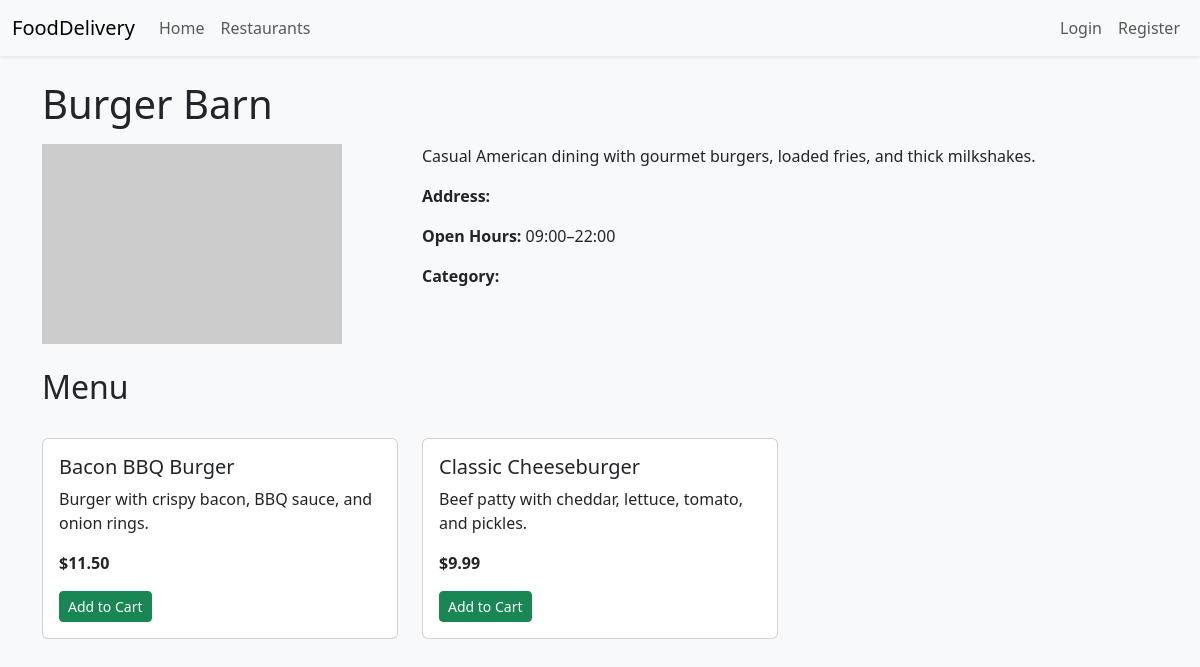
/restaurants/5/, run on the app's committed database.
### restaurants/models.py (models this page shows, shortened)
class Restaurant(models.Model):
    name = models.CharField(max_length=255)
    description = models.TextField(blank=True)
    address = models.CharField(max_length=255, blank=True)
    image = models.ImageField(upload_to='restaurants/', blank=True, null=True)
    open_hours = models.CharField(max_length=255, blank=True)
    category = models.CharField(max_length=100, blank=True)
    is_open = models.BooleanField(default=True)
    owner = models.ForeignKey(
        settings.AUTH_USER_MODEL,
        on_delete=models.CASCADE,
        related_name='owned_restaurants',
        help_text='The owner of this restaurant',
    )
    created_at = models.DateTimeField(auto_now_add=True)
    updated_at = models.DateTimeField(auto_now=True)
    class Meta:
        ordering = ['name']

class Product(models.Model):
    restaurant = models.ForeignKey(
        Restaurant,
        on_delete=models.CASCADE,
        related_name='products',
        help_text='Restaurant that offers this product',
    )
    name = models.CharField(max_length=255)
    description = models.TextField(blank=True)
    price = models.DecimalField(max_digits=8, decimal_places=2)
    quantity = models.PositiveIntegerField(default=0)
    category = models.CharField(max_length=100, blank=True)
    image = models.ImageField(upload_to='products/', blank=True, null=True)
    is_available = models.BooleanField(default=True)
    created_at = models.DateTimeField(auto_now_add=True)
    updated_at = models.DateTimeField(auto_now=True)
    class Meta:
        ordering = ['name']

### restaurants/views.py (the view)
# urls.py: path('<int:pk>/', RestaurantDetailView.as_view(), name='detail'),
class RestaurantDetailView(DetailView):
    model = Restaurant
    template_name = 'restaurants/restaurant_detail.html'
    context_object_name = 'restaurant'
    def get_context_data(self, **kwargs: Any) -> dict[str, Any]:
        context = super().get_context_data(**kwargs)
        context['products'] = self.object.products.filter(is_available=True)
        return context

### core/context_processors.py (called while the page is built)
def stripe_public_key(request):
    return {
        'STRIPE_PUBLIC_KEY': getattr(settings, 'STRIPE_PUBLIC_KEY', '')
    }

### templates/restaurants/restaurant_detail.html (shortened to what this page needs)
{% extends 'base.html' %}
{% block content %}
<div class="container">
  <h1 class="mb-3">{{ restaurant.name }}</h1>
  <div class="row mb-4">
    <div class="col-md-4">
      {% if restaurant.image %}
        <img src="{{ restaurant.image.url }}" class="img-fluid" alt="{{ restaurant.name }}">
      {% else %}
        <img src="https://via.placeholder.com/300x200" class="img-fluid" alt="Placeholder">
      {% endif %}
    </div>
    <div class="col-md-8">
      <p>{{ restaurant.description }}</p>
      <p><strong>Address:</strong> {{ restaurant.address }}</p>
      <p><strong>Open Hours:</strong> {{ restaurant.open_hours }}</p>
      <p><strong>Category:</strong> {{ restaurant.category }}</p>
    </div>
  </div>
  <h2>Menu</h2>
  <div class="row row-cols-1 row-cols-md-2 row-cols-lg-3 g-4 mt-2">
    {% for product in products %}
      <div class="col">
        <div class="card h-100">
          <div class="card-body d-flex flex-column">
            <h5 class="card-title">{{ product.name }}</h5>
            <p class="card-text">{{ product.description|truncatechars:100 }}</p>
            <p class="card-text fw-bold">${{ product.price }}</p>
            <div class="mt-auto">
              {% if product.is_available %}
                <a href="{% url 'orders:add_to_cart' product.pk %}" class="btn btn-sm btn-success">Add to Cart</a>
              {% else %}
                <button class="btn btn-sm btn-secondary" disabled>Out of Stock</button>
              {% endif %}
            </div>
          </div>
        </div>
      </div>
    {% empty %}
      <p>No products available for this restaurant.</p>
    {% endfor %}
  </div>
</div>
{% endblock %}

### static/css/styles.css (style rules this page uses)
body { background-color: #f8f9fa; }

### data on the page
Restaurant: name "Burger Barn", description "Casual American dining with gourmet burgers, loaded fries, and thick milkshakes.", open_hours "09:00–22:00"
Product: name "Bacon BBQ Burger", description "Burger with crispy bacon, BBQ sauce, and onion rings.", price "11.50", is_available "Add to Cart"
Product: name "Classic Cheeseburger", description "Beef patty with cheddar, lettuce, tomato, and pickles.", price "9.99", is_available "Add to Cart"
